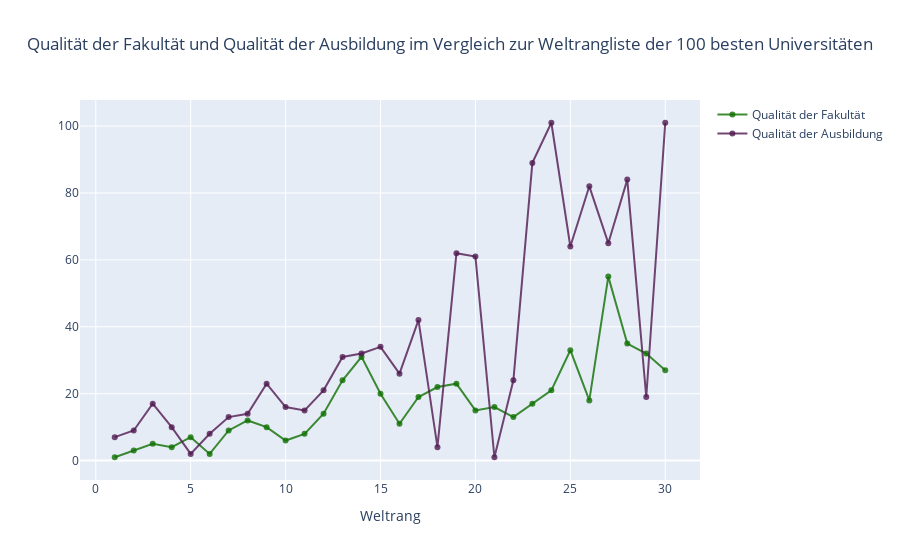

Write notebook code for a chart like this one.
### Markdown cell above
### Liniendiagramm

Beispiel für Liniendiagramme: Qualität der Fakultät und Qualität der Ausbildung im Vergleich zur Weltrangliste der 30 besten Universitäten

- Importieren Sie graph_objs als go
- Linien erstellen
    x = x-Achse
    y = y-Achse
    mode = Plottyp wie Markierung, Linie oder Linie + Markierungen
    name = Name der Parzellen
    marker = marker wird mit Dictionary verwendet.
        color = Farbe der Linien. Es benötigt RGB (Rot, Grün, Blau) und Deckkraft (Alpha).
    text = Der Hover-Text (Hover ist Mauszeiger)
- data = ist eine Liste, in die wir Spuren einfügen
- Layout = es ist ein Dictionary.
    title = Titel des Layouts
    xaxis = es ist ein Dictionary
        titel = Beschriftung der x-Achse
        ticklen = Länge der Ticks der x-Achse
        zeroline = Nulllinie anzeigen oder nicht
- fig = es enthält Daten und Layout
- iplot() = zeichnet die Figur (Abb), die durch Daten und Layout erstellt wird

### Code cell
#Datenrahmen vorbereiten
cw = cwurData.iloc[:30,:]

# Linie1 wird erstellt
trace1 = go.Scatter(
                    x = cw.world_rank,
                    y = cw.quality_of_faculty,
                    mode = "lines+markers",
                    name = "Qualität der Fakultät",
                    marker = dict(color = 'rgba(16, 112, 2, 0.8)'),
                    text= cw.institution)
# Linie2 wird erstellt
trace2 = go.Scatter(
                    x = cw.world_rank,
                    y = cw.quality_of_education,
                    mode = "lines+markers",
                    name = "Qualität der Ausbildung",
                    marker = dict(color = 'rgba(80, 26, 80, 0.8)'),
                    text= cw.institution)
data = [trace1, trace2]
layout = dict(title = 'Qualität der Fakultät und Qualität der Ausbildung im Vergleich zur Weltrangliste der 100 besten Universitäten', title_x=0.5,
              xaxis= dict(title= 'Weltrang',ticklen= 5,zeroline= False)
             )
fig = dict(data = data, layout = layout)
iplot(fig)

### Figure 1 — Plotly figure (JSON) as saved in the notebook; plotly's stock layout.template omitted (floating-point values rounded to 4 significant figures)
{"data": [{"marker": {"color": "rgba(16, 112, 2, 0.8)"}, "mode": "lines+markers", "name": "Qualität der Fakultät", "text": ["Harvard University", "Massachusetts Institute of Technology", "Stanford University", "University of Cambridge", "California Institute of Technology", "Princeton University", "University of Oxford", "Yale University", "Columbia University", "University of California, Berkeley", "University of Chicago", "Cornell University", "University of Pennsylvania", "University of Tokyo", "Johns Hopkins University", "Swiss Federal Institute of Technology in Zurich", "Kyoto University", "Weizmann Institute of Science", "University of California, Los Angeles", "University of California, San Diego", "Rockefeller University", "Hebrew University of Jerusalem", "New York University", "University of California, San Francisco", "University of Wisconsin–Madison", "University of Illinois at Urbana–Champaign", "Duke University", "Imperial College London", "University of Texas Southwestern Medical Center", "University of Texas at Austin"], "type": "scatter", "x": [1, 2, 3, 4, 5, 6, 7, 8, 9, 10, 11, 12, 13, 14, 15, 16, 17, 18, 19, 20, 21, 22, 23, 24, 25, 26, 27, 28, 29, 30], "y": [1, 3, 5, 4, 7, 2, 9, 12, 10, 6, 8, 14, 24, 31, 20, 11, 19, 22, 23, 15, 16, 13, 17, 21, 33, 18, 55, 35, 32, 27]}, {"marker": {"color": "rgba(80, 26, 80, 0.8)"}, "mode": "lines+markers", "name": "Qualität der Ausbildung", "text": ["Harvard University", "Massachusetts Institute of Technology", "Stanford University", "University of Cambridge", "California Institute of Technology", "Princeton University", "University of Oxford", "Yale University", "Columbia University", "University of California, Berkeley", "University of Chicago", "Cornell University", "University of Pennsylvania", "University of Tokyo", "Johns Hopkins University", "Swiss Federal Institute of Technology in Zurich", "Kyoto University", "Weizmann Institute of Science", "University of California, Los Angeles", "University of California, San Diego", "Rockefeller University", "Hebrew University of Jerusalem", "New York University", "University of California, San Francisco", "University of Wisconsin–Madison", "University of Illinois at Urbana–Champaign", "Duke University", "Imperial College London", "University of Texas Southwestern Medical Center", "University of Texas at Austin"], "type": "scatter", "x": [1, 2, 3, 4, 5, 6, 7, 8, 9, 10, 11, 12, 13, 14, 15, 16, 17, 18, 19, 20, 21, 22, 23, 24, 25, 26, 27, 28, 29, 30], "y": [7, 9, 17, 10, 2, 8, 13, 14, 23, 16, 15, 21, 31, 32, 34, 26, 42, 4, 62, 61, 1, 24, 89, 101, 64, 82, 65, 84, 19, 101]}], "layout": {"title": {"text": "Qualität der Fakultät und Qualität der Ausbildung im Vergleich zur Weltrangliste der 100 besten Universitäten", "x": 0.5}, "xaxis": {"ticklen": 5, "title": {"text": "Weltrang"}, "zeroline": false}}}
